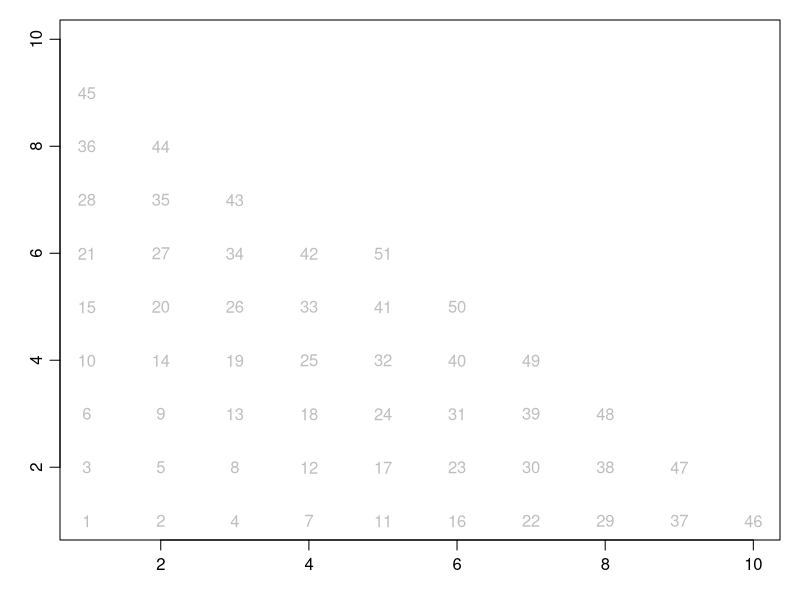

This figure's R source:

## ------------------------------------------------------------------------
m <- 51                                # number of particles
n <- 10                                # grid width
debug <- FALSE                         # put TRUE for debugging
info <- function(...) if (debug) cat(...)
pch <- 20
cex <- 4 / log2(n)
type <- 't'
set.seed(1)
rollDownhill <- function(X, Z)
{
    info("rollDownhill(", X, ",", Z, ")\n", sep="")
    if (Z == 1)
        return(list(x=X, z=Z))
    ## Particles roll down-slope until they hit the bottom...
    ## ... or a ledge comprising two particles.
    XX <- X
    ZZ <- Z
    while (0 == S[XX+1, ZZ-1]) { # move down and to right
        info("  XX:", XX, " ZZ:", ZZ, "\n")
        XX <- XX + 1
        ZZ <- which(0 == S[XX,])[1]
        if (ZZ == 1)
            break
        if (XX == n)
            break
    }
    return(list(x=XX, z=ZZ))
}

S <- matrix(0, nrow=n, ncol=n)         # "S" means "space"
par(mar=c(3, 3, 1, 1), mgp=c(2, 0.7, 0))
plot(1:n, 1:n, type='n', xlab="", ylab="")
xDrop <- 1 # location of drop; everything goes here or to right
for (i in 1:m) {                       # "p" means partcle
    while (0 == length(zDrop <- which(0 == S[xDrop,])[1])) {
        info("in while line 72\n")
        xDrop <- xDrop + 1
        if (xDrop == n) {
            message("RHS")
            break
        }
    }
    info("particle:", i, " ")
    p <- rollDownhill(xDrop, zDrop)
    S[p$x, p$z] <- 1
    if (type == 'p') {
        points(p$x, p$z, col='gray', pch=pch, cex=cex) 
    } else {
        text(p$x, p$z, i, col='gray') 
    }
}


